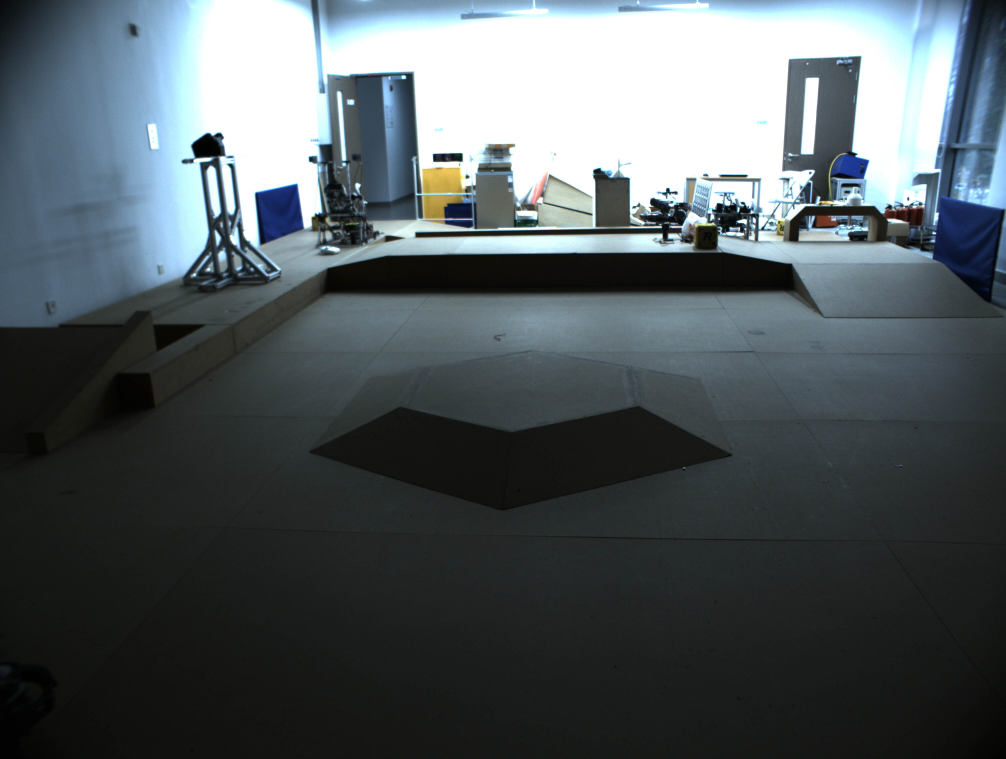
#> input picture RadarCameraCalibration_ExtrinsicParas/images/Image_01.jpg, 4024 x 3036 px (shown at 1/4 size); its folder holds only this picture in this run
$ python offline_extrinsic_calibrator.py
#> lines starting #> are read from the running program, lines starting #| are printed output that depends on the picture
#!/usr/bin/env python3
"""Offline extrinsic calibration using local images.

This script reuses:
  - config/camera_params.yaml
  - config/world_points.yaml

Workflow:
  1) Iterate images under a directory.
  2) Manually click image points in world_points order.
  3) Solve camera extrinsic by solvePnP.
  4) Save per-image extrinsics and write best result to out_matrix.yaml.
"""

from __future__ import annotations

import argparse
import math
import re
from dataclasses import dataclass
from pathlib import Path
from typing import List, Optional, Sequence, Tuple

import cv2
import numpy as np


SUPPORTED_IMAGE_EXTS = {".jpg", ".jpeg", ".png", ".bmp", ".tif", ".tiff", ".webp"}


@dataclass
class SolveResult:
    image_path: Path
    image_points: List[Tuple[float, float]]
    rvec: np.ndarray
    tvec: np.ndarray
    mean_error: float
    rms_error: float
    max_error: float
    inlier_count: int


def parse_args() -> argparse.Namespace:
    parser = argparse.ArgumentParser(description="Offline image-based extrinsic calibration.")
    parser.add_argument(
        "--image-dir",
        type=Path,
        default=Path("images"),
        help="Directory containing calibration images.",
    )
    parser.add_argument(
        "--camera-params",
        type=Path,
        default=Path("config/camera_params.yaml"),
        help="Path to camera intrinsics yaml.",
    )
    parser.add_argument(
        "--world-points",
        type=Path,
        default=Path("config/world_points.yaml"),
        help="Path to world points yaml.",
    )
    parser.add_argument(
        "--output",
        type=Path,
        default=Path("config/offline_extrinsics.yaml"),
        help="Path to save per-image extrinsic results.",
    )
    parser.add_argument(
        "--write-best-to",
        type=Path,
        default=Path("config/out_matrix.yaml"),
        help="Write best (lowest RMS) extrinsic to OpenCV yaml.",
    )
    parser.add_argument(
        "--max-width",
        type=int,
        default=1600,
        help="Max preview width.",
    )
    parser.add_argument(
        "--max-height",
        type=int,
        default=1000,
        help="Max preview height.",
    )
    parser.add_argument(
        "--single-image",
        type=Path,
        default=None,
        help="Only calibrate one image file path.",
    )
    return parser.parse_args()


def load_camera_params(path: Path) -> Tuple[np.ndarray, np.ndarray]:
    fs = cv2.FileStorage(str(path), cv2.FILE_STORAGE_READ)
    if not fs.isOpened():
        raise RuntimeError(f"Cannot open camera params file: {path}")
    camera_matrix = fs.getNode("camera_matrix").mat()
    dist_coeffs = fs.getNode("dist_coeffs").mat()
    fs.release()
    if camera_matrix is None or dist_coeffs is None:
        raise RuntimeError(f"camera_matrix or dist_coeffs missing in: {path}")
    return camera_matrix.astype(np.float64), dist_coeffs.astype(np.float64)


def _strip_comment(line: str) -> str:
    if "#" in line:
        return line.split("#", 1)[0]
    return line


def _parse_value(raw: str) -> str:
    value = raw.strip()
    if value.startswith(("'", '"')) and value.endswith(("'", '"')) and len(value) >= 2:
        value = value[1:-1]
    return value


def load_world_points(path: Path) -> Tuple[List[str], np.ndarray]:
    lines = path.read_text(encoding="utf-8").splitlines()
    labels: List[str] = []
    points: List[Tuple[float, float, float]] = []

    current = {}

    def flush_current() -> None:
        nonlocal current
        if not current:
            return
        if "x" not in current or "y" not in current or "z" not in current:
            raise RuntimeError(f"world point missing x/y/z in file: {path}")
        name = str(current.get("name", f"point_{len(points)}"))
        labels.append(name)
        points.append((float(current["x"]), float(current["y"]), float(current["z"])))
        current = {}

    for raw in lines:
        line = _strip_comment(raw).strip()
        if not line or line == "points:":
            continue

        if line.startswith("- "):
            flush_current()
            line = line[2:].strip()
            if not line:
                continue
            if ":" in line:
                key, val = line.split(":", 1)
                current[key.strip()] = _parse_value(val)
            continue

        if ":" in line:
            key, val = line.split(":", 1)
            current[key.strip()] = _parse_value(val)

    flush_current()

    if len(points) < 4:
        raise RuntimeError("At least 4 world points are required.")

    return labels, np.asarray(points, dtype=np.float32)


def list_images(image_dir: Path) -> List[Path]:
    files = [p for p in image_dir.iterdir() if p.is_file() and p.suffix.lower() in SUPPORTED_IMAGE_EXTS]

    def sort_key(p: Path) -> Tuple[str, int, str]:
        m = re.search(r"(\d+)", p.stem)
        idx = int(m.group(1)) if m else math.inf
        return (p.stem, idx, p.name)

    return sorted(files, key=sort_key)


class PointPicker:
    def __init__(
        self,
        image: np.ndarray,
        labels: Sequence[str],
        max_width: int,
        max_height: int,
        window_name: str,
    ) -> None:
        self.image = image
        self.labels = list(labels)
        self.window_name = window_name

        h, w = image.shape[:2]
        scale_w = max_width / float(w)
        scale_h = max_height / float(h)
        self.scale = min(scale_w, scale_h, 1.0)
        self.display_size = (max(1, int(round(w * self.scale))), max(1, int(round(h * self.scale))))

        self.confirmed_points: List[Tuple[float, float]] = []
        self.pending_point: Optional[Tuple[float, float]] = None
        self.roi_window_name = f"{self.window_name}_roi"
        self.roi_radius = 50
        self.roi_zoom_size = 400

        cv2.namedWindow(self.window_name, cv2.WINDOW_AUTOSIZE)
        cv2.namedWindow(self.roi_window_name, cv2.WINDOW_AUTOSIZE)
        cv2.resizeWindow(self.roi_window_name, self.roi_zoom_size, self.roi_zoom_size)
        cv2.setMouseCallback(self.window_name, self._on_mouse)

    def _to_display(self, pt: Tuple[float, float]) -> Tuple[int, int]:
        x, y = pt
        return int(round(x * self.scale)), int(round(y * self.scale))

    # [29 lines left out: functions _to_original, _on_mouse, _show_roi_from_original, not called in this run]

    def _show_roi_from_display(self, x_disp: int, y_disp: int) -> None:
        x_orig, y_orig = self._to_original(x_disp, y_disp)
        self._show_roi_from_original(x_orig, y_orig)

    def _draw(self) -> np.ndarray:
        canvas = cv2.resize(self.image, self.display_size, interpolation=cv2.INTER_AREA)

        for idx, pt in enumerate(self.confirmed_points):
            px, py = self._to_display(pt)
            cv2.circle(canvas, (px, py), 6, (0, 255, 0), -1)
            cv2.putText(
                canvas,
                f"{idx + 1}:{self.labels[idx]}",
                (px + 10, py - 8),
                cv2.FONT_HERSHEY_SIMPLEX,
                0.6,
                (0, 255, 0),
                2,
                cv2.LINE_AA,
            )

        if self.pending_point is not None:
            px, py = self._to_display(self.pending_point)
            cv2.drawMarker(canvas, (px, py), (0, 255, 255), cv2.MARKER_CROSS, 18, 2)

        idx = len(self.confirmed_points)
        next_name = self.labels[idx] if idx < len(self.labels) else "done"

        infos = [
            f"picked: {len(self.confirmed_points)}/{len(self.labels)}",
            f"next: {next_name}",
            "LMB select, WASD fine tune, n confirm",
            "u undo, r reset, x skip image, q quit",
        ]
        for i, text in enumerate(infos):
            cv2.putText(
                canvas,
                text,
                (20, 35 + i * 32),
                cv2.FONT_HERSHEY_SIMPLEX,
                0.8,
                (0, 0, 255),
                2,
                cv2.LINE_AA,
            )

        return canvas

    def pick(self) -> Optional[List[Tuple[float, float]]]:
        while True:
            canvas = self._draw()
            cv2.imshow(self.window_name, canvas)
            if self.pending_point is not None:
                self._show_roi_from_original(self.pending_point[0], self.pending_point[1])
            key = cv2.waitKey(20) & 0xFF

            if key == ord("q") or key == 27:
                raise KeyboardInterrupt("User requested exit.")
            if key == ord("x"):
                return None
            if key == ord("u"):
                if self.confirmed_points:
                    self.confirmed_points.pop()
                self.pending_point = None
            elif key == ord("r"):
                self.confirmed_points.clear()
                self.pending_point = None
            elif key in (ord("w"), ord("a"), ord("s"), ord("d")):
                if self.pending_point is None:
                    continue
                x, y = self.pending_point
                if key == ord("w"):
                    y -= 1.0
                elif key == ord("s"):
                    y += 1.0
                elif key == ord("a"):
                    x -= 1.0
                elif key == ord("d"):
                    x += 1.0
                h, w = self.image.shape[:2]
                x = float(np.clip(x, 0, w - 1))
                y = float(np.clip(y, 0, h - 1))
                self.pending_point = (x, y)
            elif key == ord("n"):
                if self.pending_point is not None and len(self.confirmed_points) < len(self.labels):
                    self.confirmed_points.append(self.pending_point)
                    self.pending_point = None
                    if len(self.confirmed_points) == len(self.labels):
                        return self.confirmed_points


# [110 lines left out: functions solve_extrinsic, compute_reprojection_error, save_best_to_opencv_yaml, save_results_yaml, not called in this run]


def main() -> int:
    args = parse_args()

    camera_matrix, dist_coeffs = load_camera_params(args.camera_params)
    labels, object_points = load_world_points(args.world_points)

    if args.single_image is not None:
        image_paths = [args.single_image]
    else:
        image_paths = list_images(args.image_dir)
    if not image_paths:
        raise RuntimeError(f"No images found. dir={args.image_dir}")

    print(f"Loaded camera params: {args.camera_params}")
    print(f"Loaded {len(labels)} world points from: {args.world_points}")
    for i, (name, point) in enumerate(zip(labels, object_points), start=1):
        print(f"  {i}. {name}: [{point[0]}, {point[1]}, {point[2]}]")
    print(f"Found {len(image_paths)} image(s).")

    results: List[SolveResult] = []
    window_name = "offline_extrinsic_calibration"

    try:
        for image_path in image_paths:
            image = cv2.imread(str(image_path), cv2.IMREAD_COLOR)
#> image is the input picture: shape (3036, 4024, 3); mean B, G, R 94.4, 90.8, 82.5
            if image is None:
                print(f"[WARN] Cannot read image, skip: {image_path}")
                continue

            print(f"\n=== Calibrating {image_path} ===")
            picker = PointPicker(
                image=image,
                labels=labels,
                max_width=args.max_width,
                max_height=args.max_height,
                window_name=window_name,
            )
            selected = picker.pick()
#> after the loop in _draw, `for i, text in enumerate(infos):`:
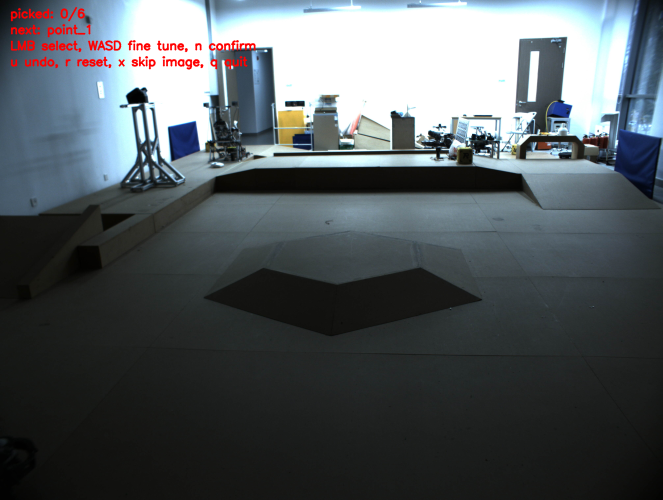
#> canvas: shape (1000, 1325, 3) (shown at 1/2 size); mean B, G, R 93.1, 89.6, 83.3
#> (key q is pressed here)
            if selected is None:
                print(f"[INFO] Skipped image: {image_path}")
                continue

            rvec, tvec, inlier_count = solve_extrinsic(object_points, selected, camera_matrix, dist_coeffs)
            mean_err, rms_err, max_err = compute_reprojection_error(
                object_points, selected, rvec, tvec, camera_matrix, dist_coeffs
            )

            print("rvec =", rvec.reshape(-1).tolist())
            print("tvec =", tvec.reshape(-1).tolist())
            print(f"inliers: {inlier_count}/{len(selected)}")
            print(f"reprojection error: mean={mean_err:.4f}px rms={rms_err:.4f}px max={max_err:.4f}px")

            results.append(
                SolveResult(
                    image_path=image_path,
                    image_points=selected,
                    rvec=rvec,
                    tvec=tvec,
                    mean_error=mean_err,
                    rms_error=rms_err,
                    max_error=max_err,
                    inlier_count=inlier_count,
                )
            )
    except KeyboardInterrupt:
        print("\n[INFO] User interrupted calibration.")
    finally:
        cv2.destroyAllWindows()

    if not results:
#> (the run stopped early here; a loop or call above may not have finished)

$ run again, on RadarCameraCalibration_ExtrinsicParas/images/Image_02.jpg
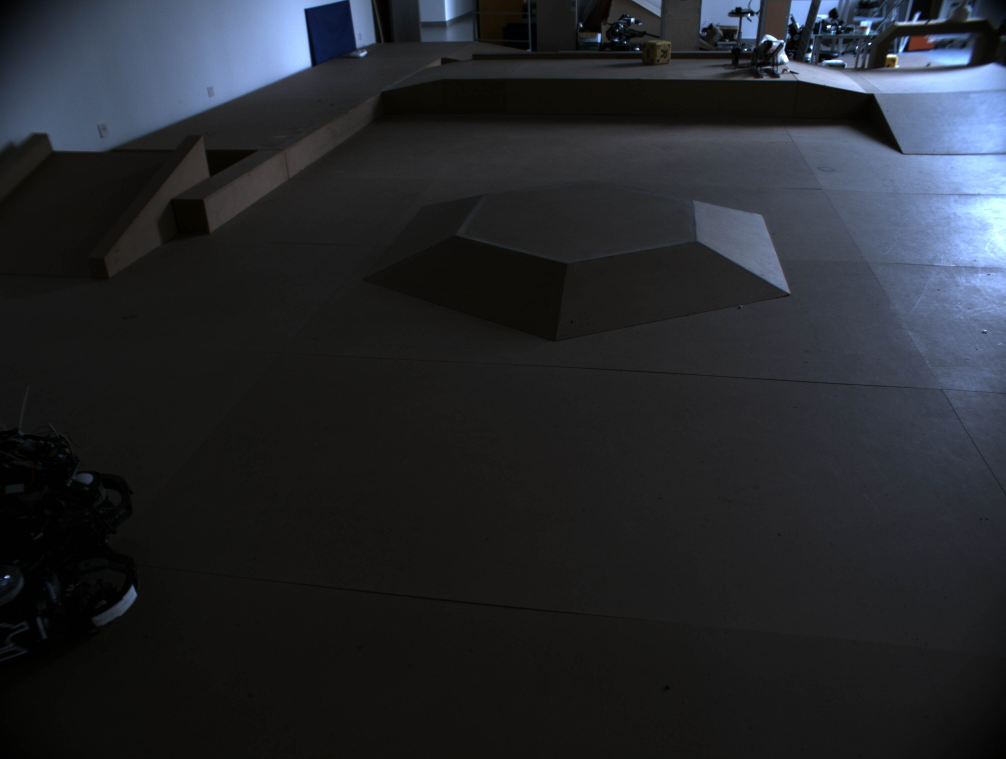
#> input picture RadarCameraCalibration_ExtrinsicParas/images/Image_02.jpg, 4024 x 3036 px (shown at 1/4 size)
#> in main, image is the input picture: shape (3036, 4024, 3); mean B, G, R 44.4, 39.6, 37
#> after the loop in _draw, `for i, text in enumerate(infos):`:
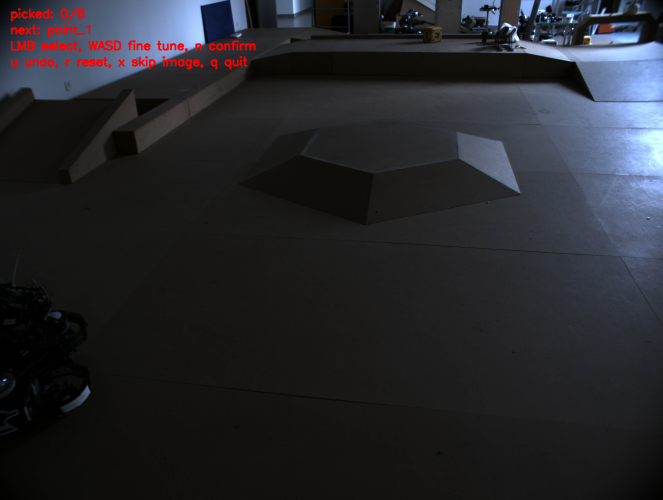
#> canvas: shape (1000, 1325, 3) (shown at 1/2 size); mean B, G, R 43.7, 39, 38.3
